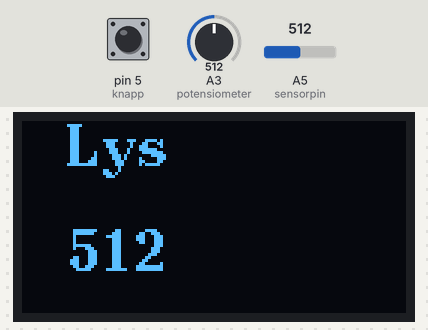
The sketch below on a simulated Arduino Uno, built with avr-gcc and run on an emulated ATmega328P. Parts: 128×64 one-colour display. Inputs (shaded band) come from the test bench; at power-on: pin 5 (knapp) LOW, A3 (potensiometer) = 512, A5 (sensorpin) = 512. What the sketch prints to the serial monitor is not drawn.

Above: at 1.7 s.
1.8 s: pin 5 (knapp) driven HIGH
At 2.8 s:
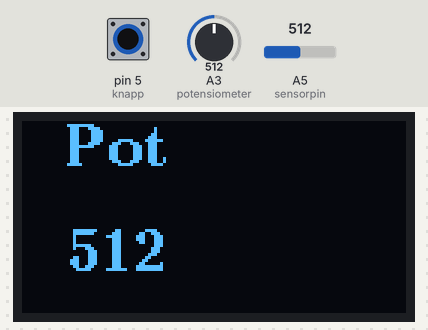
3.6 s: A3 (potensiometer) set to 716
At 5.3 s:
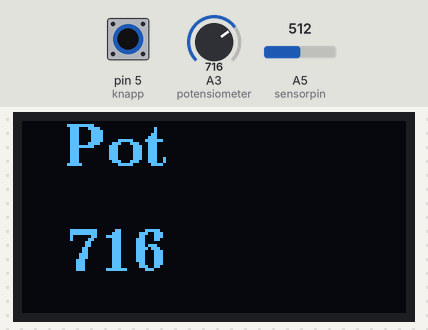
5.6 s: A3 (potensiometer) set to 900
At 7.3 s:
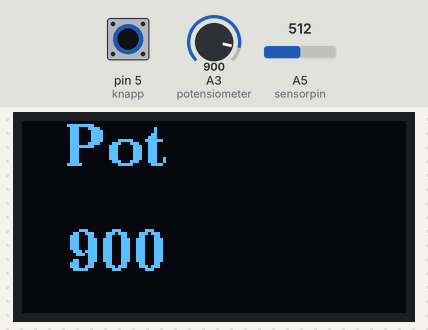
7.6 s: A3 (potensiometer) set to 1023
At 9.3 s:
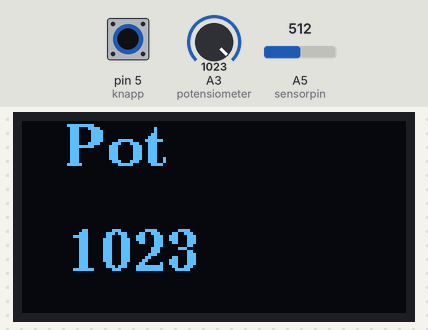
9.6 s: pin 5 (knapp) pulsed LOW 5 times (0.12 s each, 0.3 s apart)
At 11.7 s:
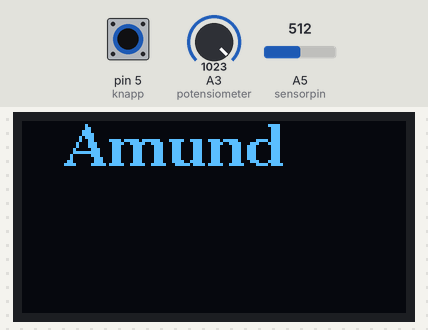
Timing chart, 0 to 13.2 s (numbered marks = the images above; inputs shaded):
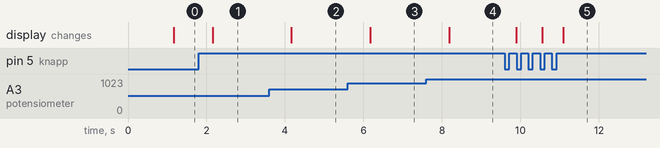

Measured:
- after the input at 1.8 s, the display: changes after 0.36 s (image 1)
- after the input at 3.6 s, the display: changes after 0.56 s (image 2)
- after the input at 5.6 s, the display: changes after 0.57 s (image 3)
- after the input at 7.6 s, the display: changes after 0.59 s (image 4)
- after the input at 9.6 s, the display: changes after 0.29 s (image 5)

The sketch:

Sensorkarusell.ino
```cpp
#include <Arduino.h>
#include <SPI.h>
#include <U8g2lib.h>

U8G2_SSD1306_128X64_NONAME_1_4W_SW_SPI u8g2(U8G2_R0, /* clock=*/ 10, /* data=*/ 9, /* cs=*/ 6, /* dc=*/ 7, /* reset=*/ 8);

const int potensiometer = A3;
int potVerdi;
const int sensorpin = A5;
int sensorverdi;

const int knapp = 5;
int knappVerdi = 0;
int buttonState = LOW;
long lastDebounceTime = 0;
long debounceDelay = 200;
int mode = 0;

unsigned long startMillis;
unsigned long currentMillis;
const unsigned long period = 1000;

void setup(){
    Serial.begin(9600);
    pinMode(sensorpin, INPUT);
    pinMode(knapp, INPUT);
    pinMode(potensiometer, INPUT);
    startMillis = millis();
    u8g2.begin();
    }

void button(){
    int reading = digitalRead(knapp);
    if (reading != buttonState){
        if(reading == HIGH){
            mode++;
            Serial.print(mode);
            if (mode == 3){
                mode = 0;
            }
        }
    }
    buttonState = reading;
}

void potMeter(){
    potVerdi = analogRead(potensiometer);
    currentMillis = millis();
    if(currentMillis - startMillis >= period){
        Serial.println(potVerdi);
        startMillis = currentMillis;
    u8g2.firstPage();
  do {
    u8g2.setFont(u8g2_font_ncenB14_tr);
    u8g2.setCursor(15,15);
    u8g2.print("Pot");
    u8g2.setCursor(15,50);
    u8g2.print(potVerdi);
  } while ( u8g2.nextPage() );
    }
}

void sensor(){
    sensorverdi = analogRead(sensorpin);
    currentMillis = millis();
    if (currentMillis - startMillis >= period){
        Serial.println(sensorverdi);
        startMillis = currentMillis;
        u8g2.firstPage();
  do {
    u8g2.setFont(u8g2_font_ncenB14_tr);
    u8g2.setCursor(15,15);
    u8g2.print("Lys");
    u8g2.setCursor(15,50);
    u8g2.print(sensorverdi);
  } while ( u8g2.nextPage() );

    }
}

void loop(){
    button();
    if(mode == 0){
        sensor();
    }else if (mode == 1){
        potMeter();
    }else if (mode == 2){
        u8g2.firstPage();
  do {
    u8g2.setFont(u8g2_font_ncenB14_tr);
    u8g2.setCursor(15,15);
    u8g2.print("Amund");
  } while ( u8g2.nextPage() );

    }
}
```
